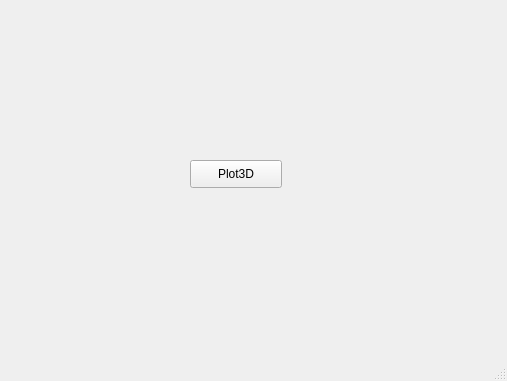
<?xml version="1.0" encoding="UTF-8"?>
<ui version="4.0">
 <class>MainWindow</class>
 <widget class="QMainWindow" name="MainWindow">
  <property name="geometry">
   <rect>
    <x>0</x>
    <y>0</y>
    <width>507</width>
    <height>381</height>
   </rect>
  </property>
  <property name="windowTitle">
   <string>MainWindow</string>
  </property>
  <widget class="QWidget" name="centralwidget">
   <widget class="QPushButton" name="Plot3D">
    <property name="geometry">
     <rect>
      <x>190</x>
      <y>160</y>
      <width>92</width>
      <height>28</height>
     </rect>
    </property>
    <property name="text">
     <string>Plot3D</string>
    </property>
   </widget>
  </widget>
  <widget class="QStatusBar" name="statusbar"/>
 </widget>
 <resources/>
 <connections/>
</ui>
